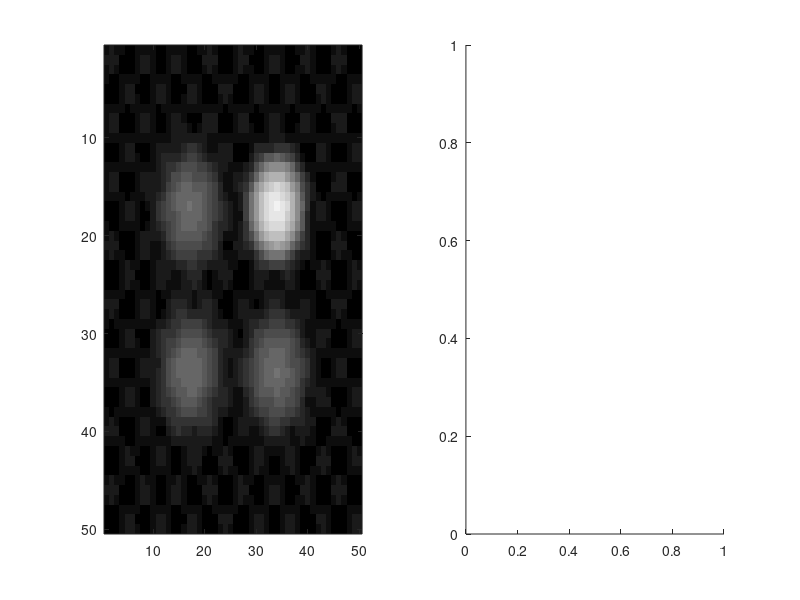

This chart was generated by the following MATLAB code: (Note: this script raises an error after producing the figure.)
disp('Running MATLAB script file OODAfig6p3.m') ;
%
%    Makes Figure 6.3 of the OODA book,
%    Illustrates Heatmap Scaling
%
%    Copied from OODAbookChpFFigBToyHeatMapScaling.m
%    in:        OODAbook\ChapterF
%

rng(90745394) ;
    %  Seed for random number generators
d = 50 ;
sd1 = 2 ;
sd2 = 3 ;
sd3 = 1 ;
mdata = zeros(d,d) ;
xgrid = linspace(0.5,d - 0.5,d) ;
ygrid = linspace(0.5,d - 0.5,d)' ;
mdata = mdata + 10000 * normpdf(ygrid,1 / 3 * d,sd1) * normpdf(xgrid,2 / 3 * d,sd1) ;
    %  Generate big peak  
mdata = mdata + (1000 * normpdf(ygrid,1 / 3 * d,sd2) * normpdf(xgrid,1 / 3 * d,sd2)) ;
mdata = mdata + (1000 * normpdf(ygrid,2 / 3 * d,sd2) * normpdf(xgrid,1 / 3 * d,sd2)) ;
mdata = mdata + (1000 * normpdf(ygrid,2 / 3 * d,sd2) * normpdf(xgrid,2 / 3 * d,sd2)) ;
    %  Generate small peaks  
mdata = mdata + (2 + sin(ygrid) * sin(xgrid)) ; 
    %  Generate texture

cmap = (linspace(0,20,21)' / 20) * ones(1,3) ;
mdata = 20 * mdata / max(max(mdata)) ;


%  Make Part 2: heatmap, log scale
%
figure(2) ;
clf ;
colormap(cmap) ;
mdatals = log10(mdata) ;
mdatals = mdatals - min(min(mdatals)) ;
mdatals = 20 * mdatals / max(max(mdatals)) ;
subplot(1,2,1) ;
  image(mdatals) ;
subplot(1,2,2) ;
  vdatals = reshape(mdatals,1,d^2) ;
  paramstruct = struct('icolor','k', ...
                       'markerstr','o', ...
                       'datovlaymax',0.8, ...
                       'datovlaymin',0.2, ...
                       'iscreenwrite',1) ;
  projplot1SM(vdatals,1,paramstruct) ;
  vax = axis ;
  hold on ;
    for i = 1:19 ;
      plot([i;i],[vax(3);vax(4)],'k:') ;
    end ;
  hold off ;


%  Create png file
%
  orient portrait ;
  set(gcf,'PaperSize',[12.0, 5.0]) ; 
  set(gcf,'PaperPosition',[0.25, 0.25, 11.5, 4.5]) ; 
print('-dpng','OODAfig6p3.png') ;



